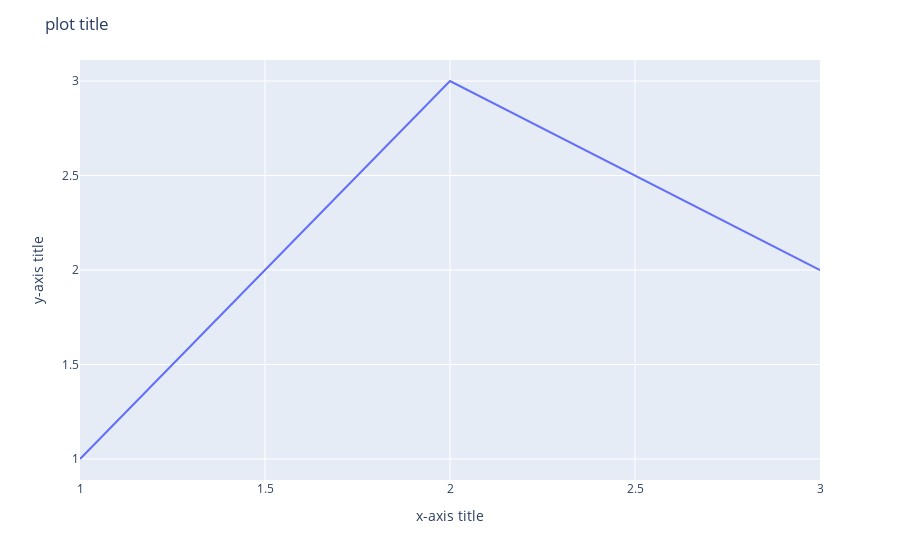

Notebook code cell kept with this figure:
### Markdown cell above
## Updating the title, axis, and legend

### Code cell
# the axis titles can be changed with the xaxis_title and yaxis_title parameters of update_layout. 
fig.update_layout(xaxis_title='x-axis title',
                  yaxis_title='y-axis title')

# the plot title can be set with the title_text keyword.
fig.update_layout(title_text='plot title')

# the legend can be toggled on or off by setting the showlegend keyword to True or False.
fig.update_layout(showlegend=False)
fig

### Figure 1 — Plotly figure (JSON) as saved in the notebook; plotly's stock layout.template omitted (floating-point values rounded to 4 significant figures)
{"data": [{"hovertemplate": "x=%{x}<br>y=%{y}<extra></extra>", "legendgroup": "", "line": {"color": "#636efa", "dash": "solid"}, "marker": {"symbol": "circle"}, "mode": "lines", "name": "", "orientation": "v", "showlegend": false, "type": "scatter", "x": [1, 2, 3], "xaxis": "x", "y": [1, 3, 2], "yaxis": "y"}], "layout": {"legend": {"tracegroupgap": 0}, "margin": {"t": 60}, "showlegend": false, "title": {"text": "plot title"}, "xaxis": {"anchor": "y", "domain": [0, 1], "title": {"text": "x-axis title"}}, "yaxis": {"anchor": "x", "domain": [0, 1], "title": {"text": "y-axis title"}}}}
